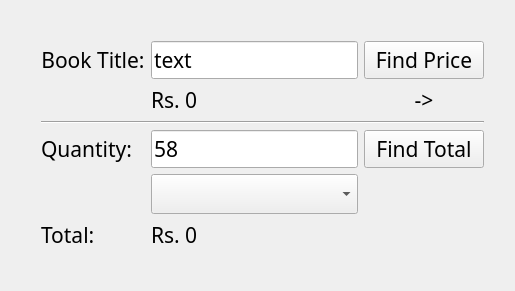
<?xml version="1.0" encoding="UTF-8"?>
<ui version="4.0">
 <class>Library</class>
 <widget class="QWidget" name="Library">
  <property name="geometry">
   <rect>
    <x>0</x>
    <y>0</y>
    <width>515</width>
    <height>260</height>
   </rect>
  </property>
  <property name="maximumSize">
   <size>
    <width>515</width>
    <height>260</height>
   </size>
  </property>
  <property name="font">
   <font>
    <pointsize>8</pointsize>
    <italic>false</italic>
    <underline>false</underline>
    <strikeout>false</strikeout>
    <kerning>true</kerning>
   </font>
  </property>
  <property name="windowTitle">
   <string>Form</string>
  </property>
  <property name="autoFillBackground">
   <bool>false</bool>
  </property>
  <layout class="QGridLayout" name="gridLayout">
   <item row="0" column="2">
    <spacer name="verticalSpacer">
     <property name="font">
      <font>
       <family>Stencil</family>
      </font>
     </property>
     <property name="orientation">
      <enum>Qt::Vertical</enum>
     </property>
     <property name="sizeType">
      <enum>QSizePolicy::Fixed</enum>
     </property>
     <property name="sizeHint" stdset="0">
      <size>
       <width>20</width>
       <height>30</height>
      </size>
     </property>
    </spacer>
   </item>
   <item row="1" column="0">
    <spacer name="horizontalSpacer_3">
     <property name="font">
      <font>
       <family>Stencil</family>
      </font>
     </property>
     <property name="orientation">
      <enum>Qt::Horizontal</enum>
     </property>
     <property name="sizeType">
      <enum>QSizePolicy::Minimum</enum>
     </property>
     <property name="sizeHint" stdset="0">
      <size>
       <width>30</width>
       <height>20</height>
      </size>
     </property>
    </spacer>
   </item>
   <item row="1" column="1">
    <widget class="QLabel" name="label_title">
     <property name="font">
      <font>
       <family>Stencil</family>
       <pointsize>16</pointsize>
      </font>
     </property>
     <property name="text">
      <string>Book Title:</string>
     </property>
     <property name="alignment">
      <set>Qt::AlignCenter</set>
     </property>
    </widget>
   </item>
   <item row="1" column="2">
    <widget class="QLineEdit" name="line_title">
     <property name="font">
      <font>
       <family>Stencil</family>
       <pointsize>16</pointsize>
      </font>
     </property>
     <property name="text">
      <string>text</string>
     </property>
    </widget>
   </item>
   <item row="1" column="3">
    <widget class="QPushButton" name="b_price">
     <property name="minimumSize">
      <size>
       <width>120</width>
       <height>35</height>
      </size>
     </property>
     <property name="font">
      <font>
       <family>Stencil</family>
       <pointsize>16</pointsize>
       <italic>false</italic>
       <underline>false</underline>
       <strikeout>false</strikeout>
       <kerning>true</kerning>
      </font>
     </property>
     <property name="text">
      <string>Find Price</string>
     </property>
    </widget>
   </item>
   <item row="1" column="4">
    <spacer name="horizontalSpacer">
     <property name="orientation">
      <enum>Qt::Horizontal</enum>
     </property>
     <property name="sizeType">
      <enum>QSizePolicy::Minimum</enum>
     </property>
     <property name="sizeHint" stdset="0">
      <size>
       <width>20</width>
       <height>20</height>
      </size>
     </property>
    </spacer>
   </item>
   <item row="2" column="2">
    <widget class="QLabel" name="label_price_return">
     <property name="font">
      <font>
       <family>Stencil</family>
       <pointsize>16</pointsize>
      </font>
     </property>
     <property name="text">
      <string>Rs. 0</string>
     </property>
    </widget>
   </item>
   <item row="3" column="1" colspan="3">
    <widget class="Line" name="line">
     <property name="font">
      <font>
       <family>Stencil</family>
       <weight>50</weight>
       <bold>false</bold>
      </font>
     </property>
     <property name="orientation">
      <enum>Qt::Horizontal</enum>
     </property>
    </widget>
   </item>
   <item row="4" column="1">
    <widget class="QLabel" name="label_quantity">
     <property name="font">
      <font>
       <family>Stencil</family>
       <pointsize>16</pointsize>
      </font>
     </property>
     <property name="text">
      <string>Quantity:</string>
     </property>
    </widget>
   </item>
   <item row="4" column="2">
    <widget class="QLineEdit" name="line_quantity">
     <property name="font">
      <font>
       <family>Stencil</family>
       <pointsize>16</pointsize>
      </font>
     </property>
     <property name="inputMask">
      <string extracomment="enter number">0999</string>
     </property>
     <property name="text">
      <string>58</string>
     </property>
     <property name="maxLength">
      <number>4</number>
     </property>
    </widget>
   </item>
   <item row="4" column="3">
    <widget class="QPushButton" name="b_total">
     <property name="minimumSize">
      <size>
       <width>120</width>
       <height>35</height>
      </size>
     </property>
     <property name="font">
      <font>
       <family>Stencil</family>
       <pointsize>16</pointsize>
       <italic>false</italic>
       <underline>false</underline>
       <strikeout>false</strikeout>
       <kerning>true</kerning>
      </font>
     </property>
     <property name="text">
      <string>Find Total</string>
     </property>
    </widget>
   </item>
   <item row="5" column="2">
    <widget class="QComboBox" name="comboBox">
     <property name="font">
      <font>
       <family>MS Serif</family>
       <pointsize>17</pointsize>
      </font>
     </property>
    </widget>
   </item>
   <item row="6" column="1">
    <widget class="QLabel" name="label_total">
     <property name="font">
      <font>
       <family>Stencil</family>
       <pointsize>16</pointsize>
      </font>
     </property>
     <property name="text">
      <string>Total:</string>
     </property>
    </widget>
   </item>
   <item row="6" column="2">
    <widget class="QLabel" name="label_total_return">
     <property name="font">
      <font>
       <family>Stencil</family>
       <pointsize>16</pointsize>
      </font>
     </property>
     <property name="text">
      <string>Rs. 0</string>
     </property>
    </widget>
   </item>
   <item row="7" column="2">
    <spacer name="verticalSpacer_2">
     <property name="font">
      <font>
       <family>Stencil</family>
      </font>
     </property>
     <property name="orientation">
      <enum>Qt::Vertical</enum>
     </property>
     <property name="sizeType">
      <enum>QSizePolicy::Fixed</enum>
     </property>
     <property name="sizeHint" stdset="0">
      <size>
       <width>20</width>
       <height>30</height>
      </size>
     </property>
    </spacer>
   </item>
   <item row="2" column="3">
    <widget class="QLabel" name="label_price">
     <property name="font">
      <font>
       <family>Stencil</family>
       <pointsize>16</pointsize>
      </font>
     </property>
     <property name="text">
      <string>-&gt;</string>
     </property>
     <property name="alignment">
      <set>Qt::AlignCenter</set>
     </property>
    </widget>
   </item>
  </layout>
 </widget>
 <resources/>
 <connections/>
</ui>
